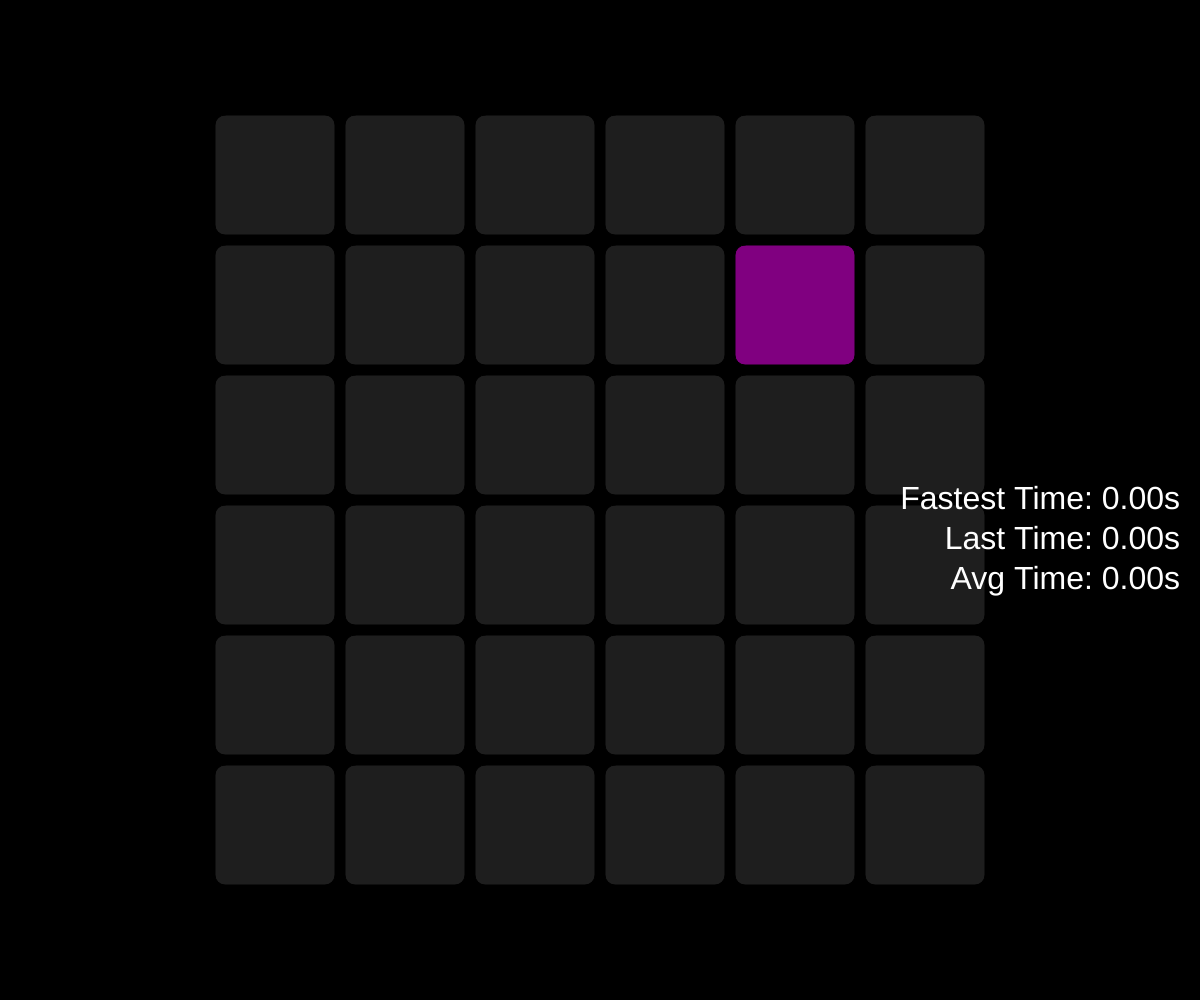
Frame 1 (no input)
Frame 60 (no input): identical to frame 1, image omitted
Frame 120 (the mouse pressed at the canvas centre since frame 60): identical to frame 1, image omitted

The p5.js sketch that drew this single still picture (run headless with seeded random() and noise() and a simulated clock; from frame 60 on, the mouse is pressed at the canvas centre):

// p5.js sketch
// ── sketch.js
// Constants for UI
const SQUARE_SIZE = 120;
const GAP_SIZE = 10;
const GRID_SIZE = 6;
const TEXT_SIZE = 32;

// Global variables
let squares = [];
let targetSquare = null;
let startTime = 0;
let times = [];

// Colors will be initialized in setup()
let INITIAL_COLOR;
let HOVER_COLOR;
let TARGET_COLOR;

class Square {
  constructor(x, y) {
    this.x = x;
    this.y = y;
    this.size = SQUARE_SIZE;
    this.color = INITIAL_COLOR;
    this.isTarget = false;
  }

  update() {
    // Update color based on mouse position and target status
    this.color = this.isMouseOver() ? HOVER_COLOR : INITIAL_COLOR;
    if (this.isTarget) {
      this.color = TARGET_COLOR;
    }
    // Animate size for a hover effect
    this.size = lerp(this.size, this.isMouseOver() ? SQUARE_SIZE + GAP_SIZE : SQUARE_SIZE, 0.1);
  }

  isMouseOver() {
    // Check if the mouse is over this square
    return mouseX >= this.x - this.size / 2 && mouseX <= this.x + this.size / 2 &&
      mouseY >= this.y - this.size / 2 && mouseY <= this.y + this.size / 2;
  }

  draw() {
    // Draw the square with current color and size
    fill(this.color);
    rect(this.x, this.y, this.size, this.size, 10);
  }

  makeTarget() {
    // Mark as target and record start time
    this.isTarget = true;
    startTime = millis();
  }

  clearTarget() {
    // Clear target status
    this.isTarget = false;
  }
}

function setup() {
  createCanvas(windowWidth, windowHeight);
  rectMode(CENTER);
  textSize(TEXT_SIZE);
  textAlign(RIGHT, CENTER);

  // Initialize colors
  INITIAL_COLOR = color(30);
  HOVER_COLOR = color(100);
  TARGET_COLOR = color(128, 0, 128);

  initializeGrid();
}

function initializeGrid() {
  // Calculate the total grid width and height
  const totalGridWidth = GRID_SIZE * (SQUARE_SIZE + GAP_SIZE) - GAP_SIZE;
  const totalGridHeight = GRID_SIZE * (SQUARE_SIZE + GAP_SIZE) - GAP_SIZE;

  // Calculate starting positions to center the grid, adjusting offsetX and offsetY to shift the grid rightwards and downwards
  const offsetX = (windowWidth - totalGridWidth) / 2 + SQUARE_SIZE / 2; // Adjusted offsetX
  const offsetY = (windowHeight - totalGridHeight) / 2 + SQUARE_SIZE / 2; // Adjusted offsetY

  squares = []; // Clear previous squares to avoid duplicates when window is resized

  // Create grid of squares
  for (let i = 0; i < GRID_SIZE; i++) {
    for (let j = 0; j < GRID_SIZE; j++) {
      const x = offsetX + i * (SQUARE_SIZE + GAP_SIZE);
      const y = offsetY + j * (SQUARE_SIZE + GAP_SIZE);
      squares.push(new Square(x, y));
    }
  }
  selectNewTarget();
}

function draw() {
  background(0);
  squares.forEach(square => {
    square.update();
    square.draw();
  });
  displayTimes();
}

function mousePressed() {
  // Check if the target square is clicked
  if (targetSquare && targetSquare.isMouseOver()) {
    recordTime();
    targetSquare.clearTarget();
    selectNewTarget();
  }
}

function recordTime() {
  // Record reaction time
  let currentTime = (millis() - startTime) / 1000;
  times.push(currentTime.toFixed(2));
}

function selectNewTarget() {
  // Randomly select a new target square
  targetSquare = squares[floor(random(squares.length))];
  targetSquare.makeTarget();
}

function displayTimes() {
  // Display last, average, and fastest reaction times
  const lastTime = times.length > 0 ? times[times.length - 1] : "0.00";
  // Skip the first measurement for the average and fastest time calculation
  const relevantTimes = times.slice(1);
  const averageTime = relevantTimes.length > 0 ? relevantTimes.reduce((a, b) => parseFloat(a) + parseFloat(b), 0) / relevantTimes.length : 0;
  const fastestTime = relevantTimes.length > 0 ? Math.min(...relevantTimes.map(time => parseFloat(time))) : 0;

  fill(255);
  text(`Fastest Time: ${fastestTime.toFixed(2)}s`, windowWidth - 20, windowHeight / 2);
  text(`Last Time: ${lastTime}s`, windowWidth - 20, windowHeight / 2 + 40);
  text(`Avg Time: ${averageTime.toFixed(2)}s`, windowWidth - 20, windowHeight / 2 + 80);
}
